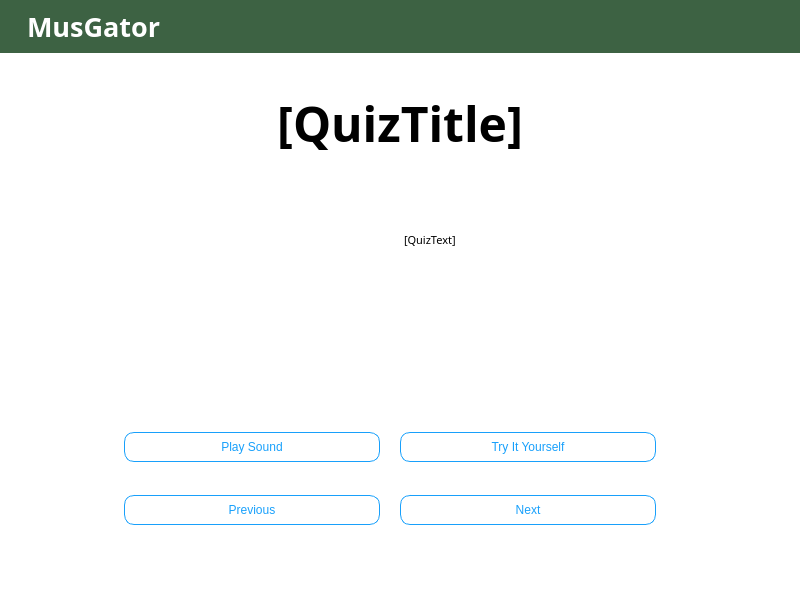
<?xml version="1.0" encoding="UTF-8"?>
<ui version="4.0">
 <class>Learning</class>
 <widget class="QMainWindow" name="Learning">
  <property name="geometry">
   <rect>
    <x>0</x>
    <y>0</y>
    <width>800</width>
    <height>600</height>
   </rect>
  </property>
  <property name="minimumSize">
   <size>
    <width>800</width>
    <height>600</height>
   </size>
  </property>
  <property name="font">
   <font>
    <family>.AppleSystemUIFont</family>
   </font>
  </property>
  <property name="windowTitle">
   <string>Learning</string>
  </property>
  <property name="styleSheet">
   <string notr="true">background-color: rgb(255, 255, 255);</string>
  </property>
  <widget class="QWidget" name="centralwidget">
   <property name="styleSheet">
    <string notr="true">QLabel {
	font: 20pt &quot;Tw Cen MT&quot;;
	font-weight: bold;
}
QTextBrowser {
	font: 16pt &quot;Tw Cen MT&quot;;
	color: rgb(85, 85, 85);
	border: none;
}
QPushButton {
background-color: rgb(255, 255, 255);
border: 1px solid #18A0FB;
border-radius: 10%;
color:#18A0FB;
padding: 7px;
}
QPushButton:hover {
color: rgb(255, 255, 255);
background-color:  #18A0FB;
border: 1px solid #fff;
}</string>
   </property>
   <layout class="QVBoxLayout" name="verticalLayout">
    <property name="spacing">
     <number>0</number>
    </property>
    <property name="leftMargin">
     <number>0</number>
    </property>
    <property name="topMargin">
     <number>0</number>
    </property>
    <property name="rightMargin">
     <number>0</number>
    </property>
    <property name="bottomMargin">
     <number>0</number>
    </property>
    <item>
     <widget class="QWidget" name="banner" native="true">
      <property name="cursor">
       <cursorShape>ArrowCursor</cursorShape>
      </property>
      <property name="styleSheet">
       <string notr="true">background-color:#3d6243;</string>
      </property>
      <layout class="QHBoxLayout" name="bannerLayout">
       <property name="spacing">
        <number>0</number>
       </property>
       <property name="leftMargin">
        <number>8</number>
       </property>
       <property name="topMargin">
        <number>8</number>
       </property>
       <property name="rightMargin">
        <number>8</number>
       </property>
       <property name="bottomMargin">
        <number>8</number>
       </property>
       <item>
        <layout class="QHBoxLayout" name="horizontalLayout">
         <property name="topMargin">
          <number>0</number>
         </property>
         <item>
          <widget class="QLabel" name="label_2">
           <property name="maximumSize">
            <size>
             <width>40</width>
             <height>40</height>
            </size>
           </property>
           <property name="text">
            <string/>
           </property>
           <property name="pixmap">
            <pixmap resource="banner/banner.qrc">:/banner/banner.png</pixmap>
           </property>
           <property name="scaledContents">
            <bool>true</bool>
           </property>
          </widget>
         </item>
         <item>
          <widget class="QLabel" name="label">
           <property name="font">
            <font>
             <family>Tw Cen MT</family>
             <pointsize>20</pointsize>
             <weight>75</weight>
             <italic>false</italic>
             <bold>true</bold>
             <stylestrategy>PreferAntialias</stylestrategy>
            </font>
           </property>
           <property name="styleSheet">
            <string notr="true">color: #fff;
padding-left:4px;</string>
           </property>
           <property name="text">
            <string>MusGator</string>
           </property>
          </widget>
         </item>
         <item>
          <spacer name="horizontalSpacer">
           <property name="orientation">
            <enum>Qt::Horizontal</enum>
           </property>
           <property name="sizeHint" stdset="0">
            <size>
             <width>40</width>
             <height>20</height>
            </size>
           </property>
          </spacer>
         </item>
        </layout>
       </item>
      </layout>
     </widget>
    </item>
    <item>
     <layout class="QVBoxLayout" name="layout" stretch="0,0">
      <property name="sizeConstraint">
       <enum>QLayout::SetMinimumSize</enum>
      </property>
      <property name="leftMargin">
       <number>20</number>
      </property>
      <property name="topMargin">
       <number>20</number>
      </property>
      <property name="rightMargin">
       <number>20</number>
      </property>
      <property name="bottomMargin">
       <number>20</number>
      </property>
      <item>
       <layout class="QHBoxLayout" name="topLayout" stretch="0,0,0">
        <property name="bottomMargin">
         <number>0</number>
        </property>
        <item>
         <spacer name="horizontalSpacer_3">
          <property name="orientation">
           <enum>Qt::Horizontal</enum>
          </property>
          <property name="sizeHint" stdset="0">
           <size>
            <width>40</width>
            <height>20</height>
           </size>
          </property>
         </spacer>
        </item>
        <item>
         <widget class="QLabel" name="quizTitle">
          <property name="sizePolicy">
           <sizepolicy hsizetype="Minimum" vsizetype="Minimum">
            <horstretch>0</horstretch>
            <verstretch>0</verstretch>
           </sizepolicy>
          </property>
          <property name="minimumSize">
           <size>
            <width>0</width>
            <height>100</height>
           </size>
          </property>
          <property name="font">
           <font>
            <family>Tw Cen MT</family>
            <pointsize>36</pointsize>
            <weight>50</weight>
            <italic>false</italic>
            <bold>false</bold>
            <stylestrategy>PreferAntialias</stylestrategy>
           </font>
          </property>
          <property name="styleSheet">
           <string notr="true">color: rgb(0, 0, 0);
font: 36pt &quot;Tw Cen MT&quot;;</string>
          </property>
          <property name="text">
           <string>[QuizTitle]</string>
          </property>
          <property name="alignment">
           <set>Qt::AlignCenter</set>
          </property>
          <property name="wordWrap">
           <bool>false</bool>
          </property>
          <property name="margin">
           <number>0</number>
          </property>
         </widget>
        </item>
        <item>
         <spacer name="horizontalSpacer_4">
          <property name="orientation">
           <enum>Qt::Horizontal</enum>
          </property>
          <property name="sizeHint" stdset="0">
           <size>
            <width>40</width>
            <height>20</height>
           </size>
          </property>
         </spacer>
        </item>
       </layout>
      </item>
      <item>
       <layout class="QGridLayout" name="gridLayout">
        <item row="1" column="2">
         <spacer name="verticalSpacer">
          <property name="orientation">
           <enum>Qt::Vertical</enum>
          </property>
          <property name="sizeHint" stdset="0">
           <size>
            <width>20</width>
            <height>40</height>
           </size>
          </property>
         </spacer>
        </item>
        <item row="7" column="3">
         <widget class="QPushButton" name="nextButton">
          <property name="styleSheet">
           <string notr="true">margin-top: 20px;</string>
          </property>
          <property name="text">
           <string>Next</string>
          </property>
         </widget>
        </item>
        <item row="5" column="0">
         <spacer name="horizontalSpacer_2">
          <property name="orientation">
           <enum>Qt::Horizontal</enum>
          </property>
          <property name="sizeHint" stdset="0">
           <size>
            <width>40</width>
            <height>20</height>
           </size>
          </property>
         </spacer>
        </item>
        <item row="1" column="3">
         <widget class="QTextBrowser" name="quizText">
          <property name="font">
           <font>
            <family>Tw Cen MT</family>
            <pointsize>16</pointsize>
            <weight>50</weight>
            <italic>false</italic>
            <bold>false</bold>
           </font>
          </property>
          <property name="styleSheet">
           <string notr="true">border: none;</string>
          </property>
          <property name="html">
           <string>&lt;!DOCTYPE HTML PUBLIC &quot;-//W3C//DTD HTML 4.0//EN&quot; &quot;http://www.w3.org/TR/REC-html40/strict.dtd&quot;&gt;
&lt;html&gt;&lt;head&gt;&lt;meta name=&quot;qrichtext&quot; content=&quot;1&quot; /&gt;&lt;style type=&quot;text/css&quot;&gt;
p, li { white-space: pre-wrap; }
&lt;/style&gt;&lt;/head&gt;&lt;body style=&quot; font-family:'Tw Cen MT'; font-size:16pt; font-weight:400; font-style:normal;&quot;&gt;
&lt;p style=&quot; margin-top:0px; margin-bottom:0px; margin-left:0px; margin-right:0px; -qt-block-indent:0; text-indent:0px;&quot;&gt;&lt;span style=&quot; font-family:'Open Sans','Arial','sans-serif'; font-size:8pt; color:#000000; background-color:#ffffff;&quot;&gt;[QuizText]&lt;/span&gt;&lt;/p&gt;&lt;/body&gt;&lt;/html&gt;</string>
          </property>
         </widget>
        </item>
        <item row="1" column="1">
         <widget class="QGraphicsView" name="quizImage">
          <property name="styleSheet">
           <string notr="true">border: none;</string>
          </property>
          <property name="verticalScrollBarPolicy">
           <enum>Qt::ScrollBarAlwaysOff</enum>
          </property>
          <property name="horizontalScrollBarPolicy">
           <enum>Qt::ScrollBarAlwaysOff</enum>
          </property>
         </widget>
        </item>
        <item row="5" column="3">
         <widget class="QPushButton" name="listenForSound">
          <property name="text">
           <string>Try It Yourself</string>
          </property>
         </widget>
        </item>
        <item row="5" column="4">
         <spacer name="verticalSpacer_2">
          <property name="orientation">
           <enum>Qt::Vertical</enum>
          </property>
          <property name="sizeHint" stdset="0">
           <size>
            <width>20</width>
            <height>40</height>
           </size>
          </property>
         </spacer>
        </item>
        <item row="5" column="1">
         <widget class="QPushButton" name="playSound">
          <property name="text">
           <string>Play Sound</string>
          </property>
         </widget>
        </item>
        <item row="5" column="5">
         <spacer name="horizontalSpacer_5">
          <property name="orientation">
           <enum>Qt::Horizontal</enum>
          </property>
          <property name="sizeHint" stdset="0">
           <size>
            <width>40</width>
            <height>20</height>
           </size>
          </property>
         </spacer>
        </item>
        <item row="7" column="1">
         <widget class="QPushButton" name="previousButton">
          <property name="styleSheet">
           <string notr="true">margin-top: 20px;</string>
          </property>
          <property name="text">
           <string>Previous</string>
          </property>
         </widget>
        </item>
        <item row="7" column="5">
         <spacer name="horizontalSpacer_6">
          <property name="orientation">
           <enum>Qt::Horizontal</enum>
          </property>
          <property name="sizeHint" stdset="0">
           <size>
            <width>40</width>
            <height>20</height>
           </size>
          </property>
         </spacer>
        </item>
        <item row="7" column="0">
         <spacer name="horizontalSpacer_7">
          <property name="orientation">
           <enum>Qt::Horizontal</enum>
          </property>
          <property name="sizeHint" stdset="0">
           <size>
            <width>40</width>
            <height>20</height>
           </size>
          </property>
         </spacer>
        </item>
        <item row="8" column="2">
         <spacer name="verticalSpacer3">
          <property name="orientation">
           <enum>Qt::Vertical</enum>
          </property>
          <property name="sizeType">
           <enum>QSizePolicy::MinimumExpanding</enum>
          </property>
          <property name="sizeHint" stdset="0">
           <size>
            <width>20</width>
            <height>5</height>
           </size>
          </property>
         </spacer>
        </item>
        <item row="0" column="2">
         <spacer name="verticalSpacer_3">
          <property name="orientation">
           <enum>Qt::Vertical</enum>
          </property>
          <property name="sizeHint" stdset="0">
           <size>
            <width>20</width>
            <height>40</height>
           </size>
          </property>
         </spacer>
        </item>
       </layout>
      </item>
     </layout>
    </item>
   </layout>
  </widget>
 </widget>
 <resources>
  <include location="banner/banner.qrc"/>
 </resources>
 <connections/>
</ui>
